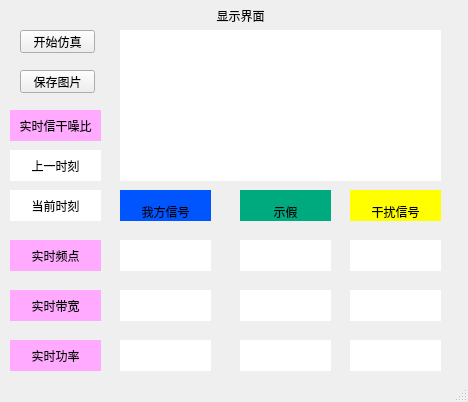
<?xml version="1.0" encoding="UTF-8"?>
<ui version="4.0">
 <class>MainWindow</class>
 <widget class="QMainWindow" name="MainWindow">
  <property name="geometry">

   <rect>
    <x>0</x>
    <y>0</y>
    <width>468</width>
    <height>402</height>

   </rect>
  </property>
  <property name="windowTitle">
   <string>MainWindow</string>
  </property>
  <widget class="QWidget" name="centralwidget">
   <widget class="QLabel" name="label_4">
    <property name="geometry">
     <rect>
      <x>120</x>
      <y>30</y>
      <width>321</width>
      <height>151</height>
     </rect>
    </property>
    <property name="styleSheet">
     <string notr="true">background-color:rgb(255, 255, 255);
border-image:url(./信道占用模拟_3.png) 4 4 4 4 stretch stretch;</string>
    </property>
    <property name="text">
     <string/>
    </property>
   </widget>
   <widget class="QLabel" name="label_7">
    <property name="geometry">
     <rect>
      <x>10</x>
      <y>240</y>
      <width>91</width>
      <height>31</height>
     </rect>
    </property>
    <property name="styleSheet">
     <string notr="true">background-color:rgb(255, 170, 255)</string>
    </property>
    <property name="text">
     <string>实时频点</string>
    </property>
    <property name="textFormat">
     <enum>Qt::AutoText</enum>
    </property>
    <property name="alignment">
     <set>Qt::AlignCenter</set>
    </property>
   </widget>
   <widget class="QLabel" name="label_8">
    <property name="geometry">
     <rect>
      <x>10</x>
      <y>290</y>
      <width>91</width>
      <height>31</height>
     </rect>
    </property>
    <property name="styleSheet">
     <string notr="true">background-color:rgb(255, 170, 255)</string>
    </property>
    <property name="text">
     <string>实时带宽</string>
    </property>
    <property name="textFormat">
     <enum>Qt::AutoText</enum>
    </property>
    <property name="alignment">
     <set>Qt::AlignCenter</set>
    </property>
   </widget>
   <widget class="QLabel" name="label_9">
    <property name="geometry">
     <rect>
      <x>10</x>
      <y>340</y>
      <width>91</width>
      <height>31</height>
     </rect>
    </property>
    <property name="styleSheet">
     <string notr="true">background-color:rgb(255, 170, 255)</string>
    </property>
    <property name="text">
     <string>实时功率</string>
    </property>
    <property name="textFormat">
     <enum>Qt::AutoText</enum>
    </property>
    <property name="alignment">
     <set>Qt::AlignCenter</set>
    </property>
   </widget>
   <widget class="QLabel" name="label_10">
    <property name="geometry">
     <rect>
      <x>240</x>
      <y>190</y>
      <width>91</width>
      <height>31</height>
     </rect>
    </property>
    <property name="styleSheet">
     <string notr="true">background-color: rgb(0, 170, 127);
font: 16pt &quot;Adobe Arabic&quot;;</string>
    </property>
    <property name="text">
     <string>示假</string>
    </property>
    <property name="textFormat">
     <enum>Qt::AutoText</enum>
    </property>
    <property name="alignment">
     <set>Qt::AlignBottom|Qt::AlignHCenter</set>
    </property>
   </widget>
   <widget class="QLabel" name="label_11">
    <property name="geometry">
     <rect>
      <x>120</x>
      <y>190</y>
      <width>91</width>
      <height>31</height>
     </rect>
    </property>
    <property name="styleSheet">
     <string notr="true">background-color: rgb(0, 85, 255);
font: 16pt &quot;Adobe Arabic&quot;;</string>
    </property>
    <property name="text">
     <string>我方信号</string>
    </property>
    <property name="textFormat">
     <enum>Qt::AutoText</enum>
    </property>
    <property name="alignment">
     <set>Qt::AlignBottom|Qt::AlignHCenter</set>
    </property>
   </widget>
   <widget class="QLabel" name="label_12">
    <property name="geometry">
     <rect>
      <x>350</x>
      <y>190</y>
      <width>91</width>
      <height>31</height>
     </rect>
    </property>
    <property name="styleSheet">
     <string notr="true">background-color: rgb(255, 255, 0);
font: 16pt &quot;Adobe Arabic&quot;;</string>
    </property>
    <property name="text">
     <string>干扰信号</string>
    </property>
    <property name="textFormat">
     <enum>Qt::AutoText</enum>
    </property>
    <property name="alignment">
     <set>Qt::AlignBottom|Qt::AlignHCenter</set>
    </property>
   </widget>
   <widget class="QLabel" name="label_13">
    <property name="geometry">
     <rect>
      <x>120</x>
      <y>240</y>
      <width>91</width>
      <height>31</height>
     </rect>
    </property>
    <property name="styleSheet">
     <string notr="true">background-color:rgb(255, 255, 255)</string>
    </property>
    <property name="text">
     <string/>
    </property>
   </widget>
   <widget class="QLabel" name="label_14">
    <property name="geometry">
     <rect>
      <x>120</x>
      <y>290</y>
      <width>91</width>
      <height>31</height>
     </rect>
    </property>
    <property name="styleSheet">
     <string notr="true">background-color:rgb(255, 255, 255)</string>
    </property>
    <property name="text">
     <string/>
    </property>
   </widget>
   <widget class="QLabel" name="label_15">
    <property name="geometry">
     <rect>
      <x>120</x>
      <y>340</y>
      <width>91</width>
      <height>31</height>
     </rect>
    </property>
    <property name="styleSheet">
     <string notr="true">background-color:rgb(255, 255, 255)</string>
    </property>
    <property name="text">
     <string/>
    </property>
   </widget>
   <widget class="QLabel" name="label_16">
    <property name="geometry">
     <rect>
      <x>240</x>
      <y>240</y>
      <width>91</width>
      <height>31</height>
     </rect>
    </property>
    <property name="styleSheet">
     <string notr="true">background-color:rgb(255, 255, 255)</string>
    </property>
    <property name="text">
     <string/>
    </property>
   </widget>
   <widget class="QLabel" name="label_17">
    <property name="geometry">
     <rect>
      <x>240</x>
      <y>290</y>
      <width>91</width>
      <height>31</height>
     </rect>
    </property>
    <property name="styleSheet">
     <string notr="true">background-color:rgb(255, 255, 255)</string>
    </property>
    <property name="text">
     <string/>
    </property>
   </widget>
   <widget class="QLabel" name="label_18">
    <property name="geometry">
     <rect>
      <x>240</x>
      <y>340</y>
      <width>91</width>
      <height>31</height>
     </rect>
    </property>
    <property name="styleSheet">
     <string notr="true">background-color:rgb(255, 255, 255)</string>
    </property>
    <property name="text">
     <string/>
    </property>
   </widget>
   <widget class="QLabel" name="label_19">
    <property name="geometry">
     <rect>
      <x>350</x>
      <y>240</y>
      <width>91</width>
      <height>31</height>
     </rect>
    </property>
    <property name="styleSheet">
     <string notr="true">background-color:rgb(255, 255, 255)</string>
    </property>
    <property name="text">
     <string/>
    </property>
   </widget>
   <widget class="QLabel" name="label_20">
    <property name="geometry">
     <rect>
      <x>350</x>
      <y>290</y>
      <width>91</width>
      <height>31</height>
     </rect>
    </property>
    <property name="styleSheet">
     <string notr="true">background-color:rgb(255, 255, 255)</string>
    </property>
    <property name="text">
     <string/>
    </property>
   </widget>
   <widget class="QLabel" name="label_21">
    <property name="geometry">
     <rect>
      <x>350</x>
      <y>340</y>
      <width>91</width>
      <height>31</height>
     </rect>
    </property>
    <property name="styleSheet">
     <string notr="true">background-color:rgb(255, 255, 255)</string>
    </property>
    <property name="text">
     <string/>
    </property>
   </widget>
   <widget class="QLabel" name="label_22">
    <property name="geometry">
     <rect>
      <x>170</x>
      <y>0</y>
      <width>141</width>
      <height>31</height>
     </rect>
    </property>
    <property name="styleSheet">
     <string notr="true">font: 11pt &quot;Adobe Arabic&quot;;</string>
    </property>
    <property name="text">
     <string>显示界面</string>
    </property>
    <property name="textFormat">
     <enum>Qt::AutoText</enum>
    </property>
    <property name="alignment">
     <set>Qt::AlignCenter</set>
    </property>
   </widget>
   <widget class="QPushButton" name="pushButton">
    <property name="geometry">
     <rect>
      <x>20</x>
      <y>30</y>
      <width>75</width>
      <height>23</height>
     </rect>
    </property>
    <property name="text">
     <string>开始仿真</string>
    </property>
   </widget>
   <widget class="QPushButton" name="pushButton_2">
    <property name="geometry">
     <rect>
      <x>20</x>
      <y>70</y>
      <width>75</width>
      <height>23</height>
     </rect>
    </property>
    <property name="text">
     <string>保存图片</string>
    </property>
   </widget>
   <widget class="QLabel" name="label_23">
    <property name="geometry">
     <rect>
      <x>10</x>
      <y>110</y>
      <width>91</width>
      <height>31</height>
     </rect>
    </property>
    <property name="styleSheet">
     <string notr="true">background-color:rgb(255, 170, 255)</string>
    </property>
    <property name="text">
     <string>实时信干噪比</string>
    </property>
    <property name="textFormat">
     <enum>Qt::AutoText</enum>
    </property>
    <property name="alignment">
     <set>Qt::AlignCenter</set>
    </property>
   </widget>
   <widget class="QLabel" name="label_24">
    <property name="geometry">
     <rect>
      <x>10</x>
      <y>150</y>
      <width>91</width>
      <height>31</height>
     </rect>
    </property>
    <property name="styleSheet">
     <string notr="true">background-color:rgb(255, 255, 255)</string>
    </property>
    <property name="text">
     <string>上一时刻</string>
    </property>
    <property name="alignment">
     <set>Qt::AlignCenter</set>
    </property>
   </widget>
   <widget class="QLabel" name="label_25">
    <property name="geometry">
     <rect>
      <x>10</x>
      <y>190</y>
      <width>91</width>
      <height>31</height>
     </rect>
    </property>
    <property name="styleSheet">
     <string notr="true">background-color:rgb(255, 255, 255)</string>
    </property>
    <property name="text">
     <string>当前时刻</string>
    </property>
    <property name="alignment">
     <set>Qt::AlignCenter</set>
    </property>
   </widget>
  </widget>
  <widget class="QStatusBar" name="statusbar"/>
 </widget>
 <resources/>
 <connections/>
</ui>
